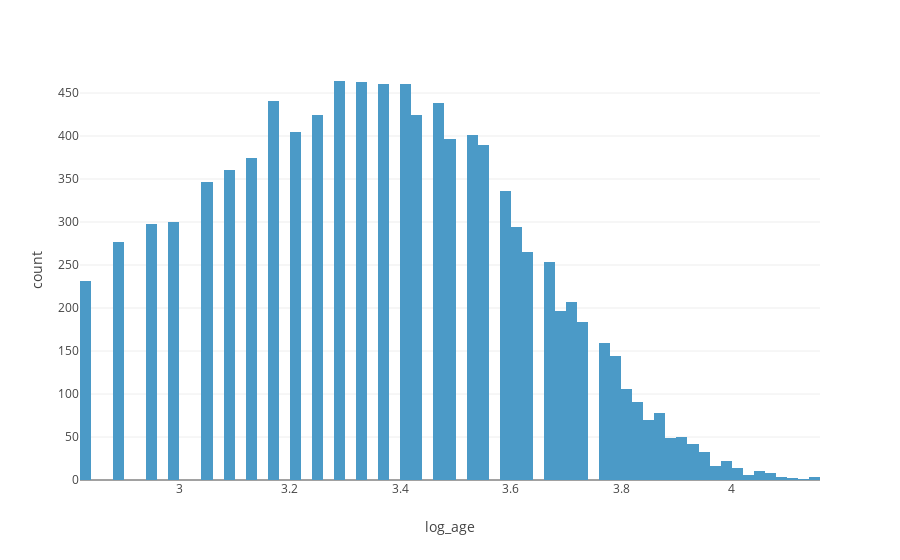

This figure's notebook cell:
### Code cell
# Distribution of target
data_sample = df_conv.sample(10000)
fig = px.histogram(data_sample, x = "log_age")
fig.show()

### Figure 1 — Plotly figure (JSON) as saved in the notebook; plotly's stock layout.template omitted (floating-point values rounded to 4 significant figures; data arrays with more than 128 entries replaced by an {"elided": "..."} marker saying what was removed)
{"data": [{"alignmentgroup": "True", "bingroup": "x", "hovertemplate": "log_age=%{x}<br>count=%{y}<extra></extra>", "legendgroup": "", "marker": {"color": "#4B9AC7", "pattern": {"shape": ""}}, "name": "", "offsetgroup": "", "orientation": "v", "showlegend": false, "type": "histogram", "x": {"elided": "10000 float values"}, "xaxis": "x", "yaxis": "y"}], "layout": {"barmode": "relative", "legend": {"tracegroupgap": 0}, "margin": {"t": 60}, "xaxis": {"anchor": "y", "domain": [0, 1], "title": {"text": "log_age"}}, "yaxis": {"anchor": "x", "domain": [0, 1], "title": {"text": "count"}}}}
